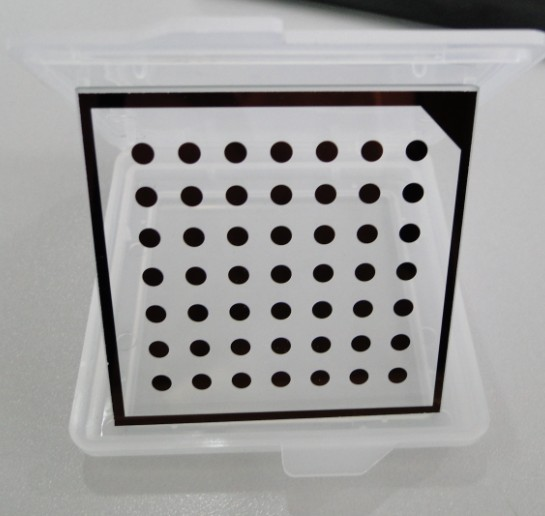
%> input picture other/Halcon.jpg, 545 x 516 px
$ octave --eval "thresholding;"   (GNU Octave 9; MATLAB toolbox functions it lacks are replaced by stand-ins)
%> lines starting %> are read from the running program, lines starting %| are printed output that depends on the picture; in (x1, y1, x2, y2) boxes, pixels count from 0 and x2, y2 are one past the last pixel; in counts of white or black regions, pixels touching at a corner belong together; the program's own positions count from 1
function thresholding

% 对标定图像采用Otsu阈值分割法进行分割，以使提取边缘更准确

I = imread('Halcon.jpg');                %读入图像
%> I is the input picture: size 516x545x3 uint8; mean R, G, B 158.6, 158.1, 157.7
I = im2double(I);
%> I: size 516x545x3 double
T = graythresh(I);                       %获取阈值
%> T = 0.392
J = im2bw(I,T);                          %图像分割
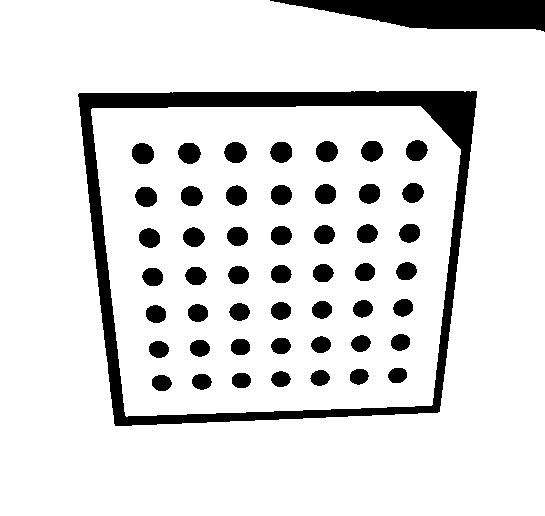
%> J: size 516x545 logical; 87% white; 51 black regions, largest, box (x1, y1, x2, y2) and area: (78, 91, 477, 426) 15843, (270, 0, 545, 32) 5830, (178, 143, 201, 164) 376
[K,thresh] = edge(J,'Canny');            %采用Canny算子提取边缘
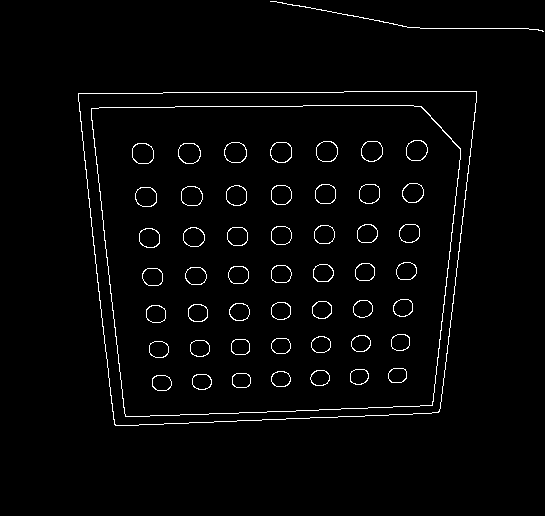
%> K: size 516x545 logical; 2.2% white in thin lines or dots, all inside (x1, y1, x2, y2) = (78, 1, 544, 426)
%> thresh = [0.157 0.393]
% [4 lines of commented-out code are left out]

[c,r,metric] = imfindcircles(K,[10 20],'ObjectPolarity','bright');
%> c = 49 rows, first 12: [413.5 193.8; 240 312.5; 417.6 151.2; 194.6 237.8; 190.2 153.6; 236.1 153.1; 324 274; 324.8 235.2; 327.5 152; 368.1 234.2; 409.9 233.7; 363.6 309.5]; r = 49 values, max 12.9 at index 6, min 11.02 at index 45, mean 11.86; metric = 49 values, max 0.523 at index 1, min 0.307 at index 49, mean 0.429
metric
%> `thresholding;`:
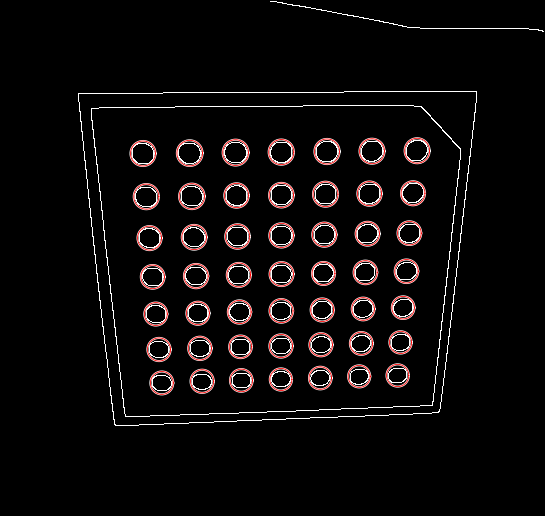
%> figure redrawn from the program's plot data
figure;
imshow(K);
viscircles(c,r, 'LineWidth',0.5);
end

$ run again, with other/1.jpg copied over other/Halcon.jpg
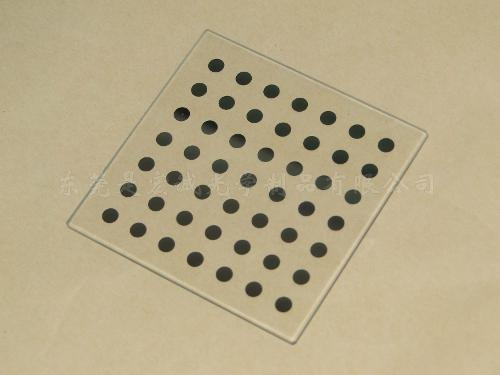
%> input picture other/1.jpg, 500 x 375 px
%> in thresholding, I is the input picture: size 375x500x3 uint8; mean R, G, B 184.2, 171.1, 137.6
%> I: size 375x500x3 double
%> T = 0.616
%> in thresholding, `J = im2bw(I,T);`:
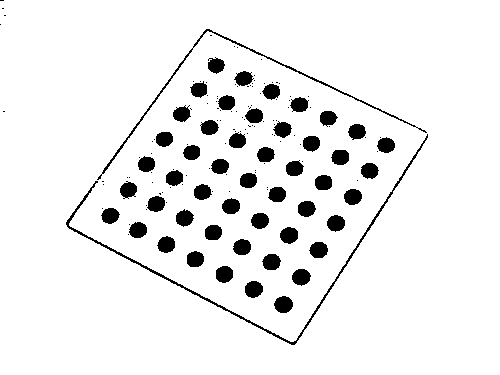
%> J: size 375x500 logical; 93.1% white; 155 black regions (104 under 20 px), largest, box (x1, y1, x2, y2) and area: (66, 134, 428, 345) 1255, (97, 29, 427, 180) 805, (274, 296, 293, 313) 248
%> K: size 375x500 logical; 2.8% white in thin lines or dots, all inside (x1, y1, x2, y2) = (1, 1, 429, 346)
%> thresh = [0.138 0.346]
%> in thresholding, `[c,r,metric] = imfindcircles(K,[10 20],'ObjectPolarity','bright');`: c = 52 rows, first 12: [284.1 305.1; 254.3 289.9; 336.6 224; 167 245.2; 301.9 277.7; 185.1 218.8; 353.5 197.4; 370.3 171.5; 272.1 262.6; 319.4 250.8; 289.8 236.1; 260.6 221.2]; r = 52 values, max 17.97 at index 52, min 10.47 at index 48, mean 11.15; metric = 52 values, max 0.446 at index 1, min 0.0822 at index 52, mean 0.336
%> `thresholding;`:
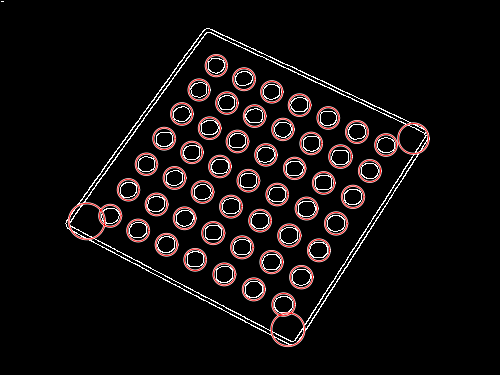
%> figure redrawn from the program's plot data
